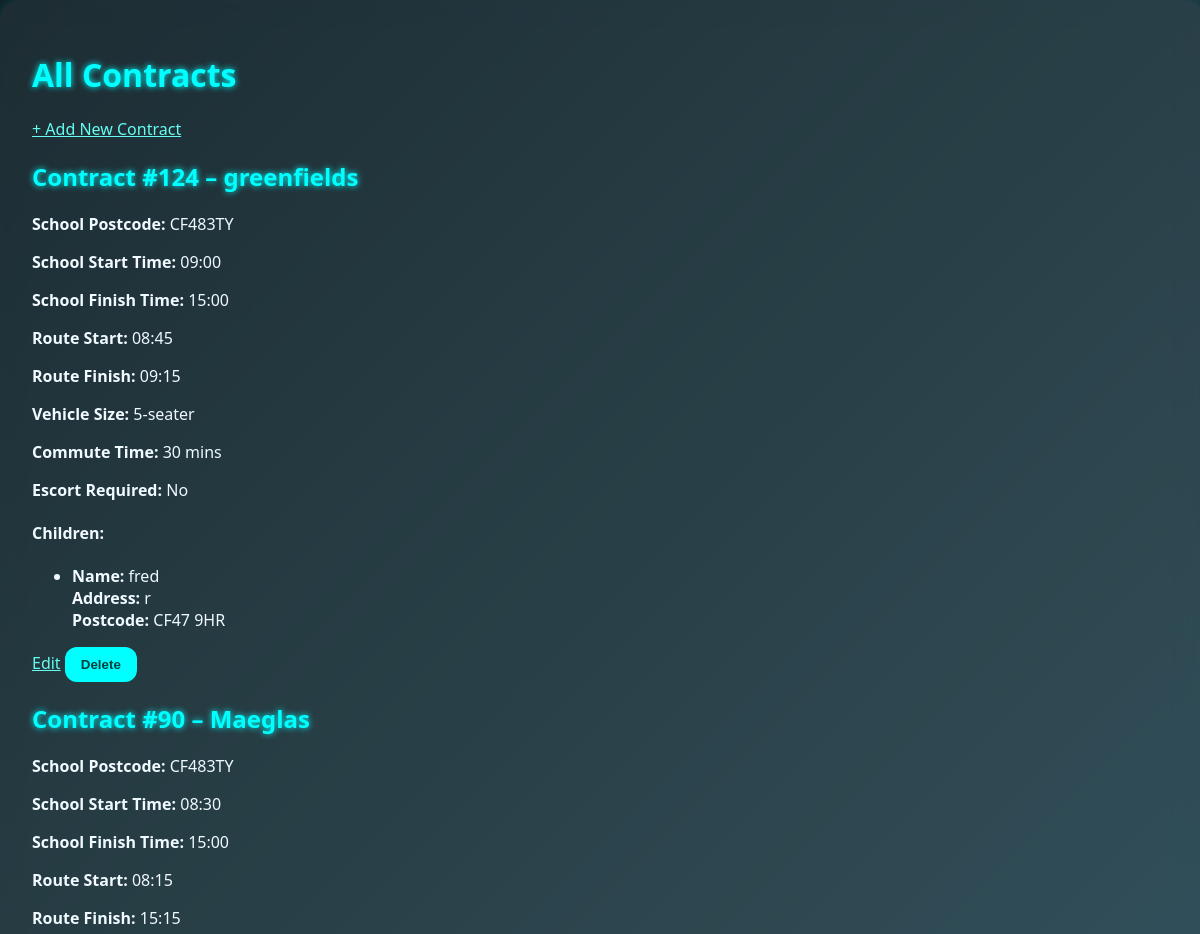
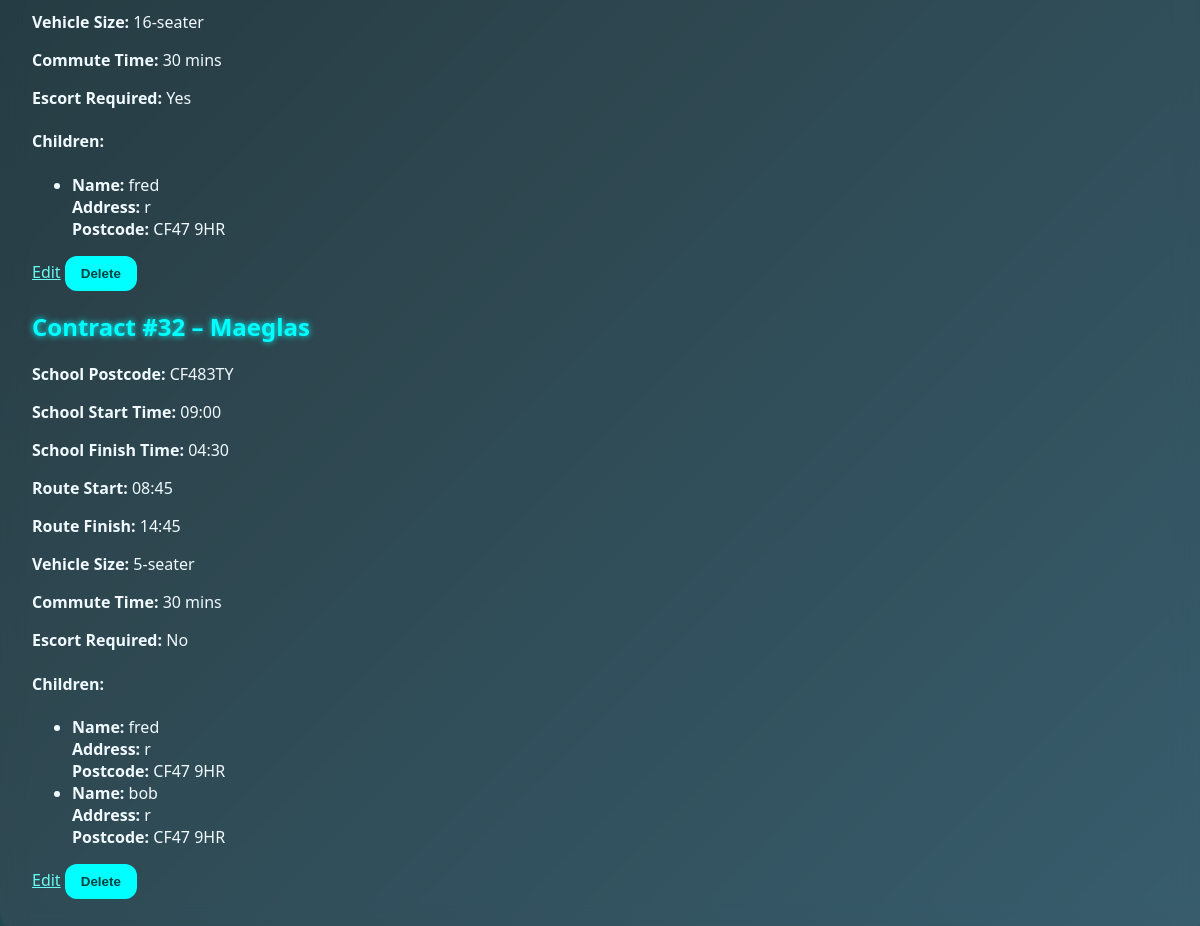
The app's page /contracts (signed in), older data (2 pictures, top to bottom).
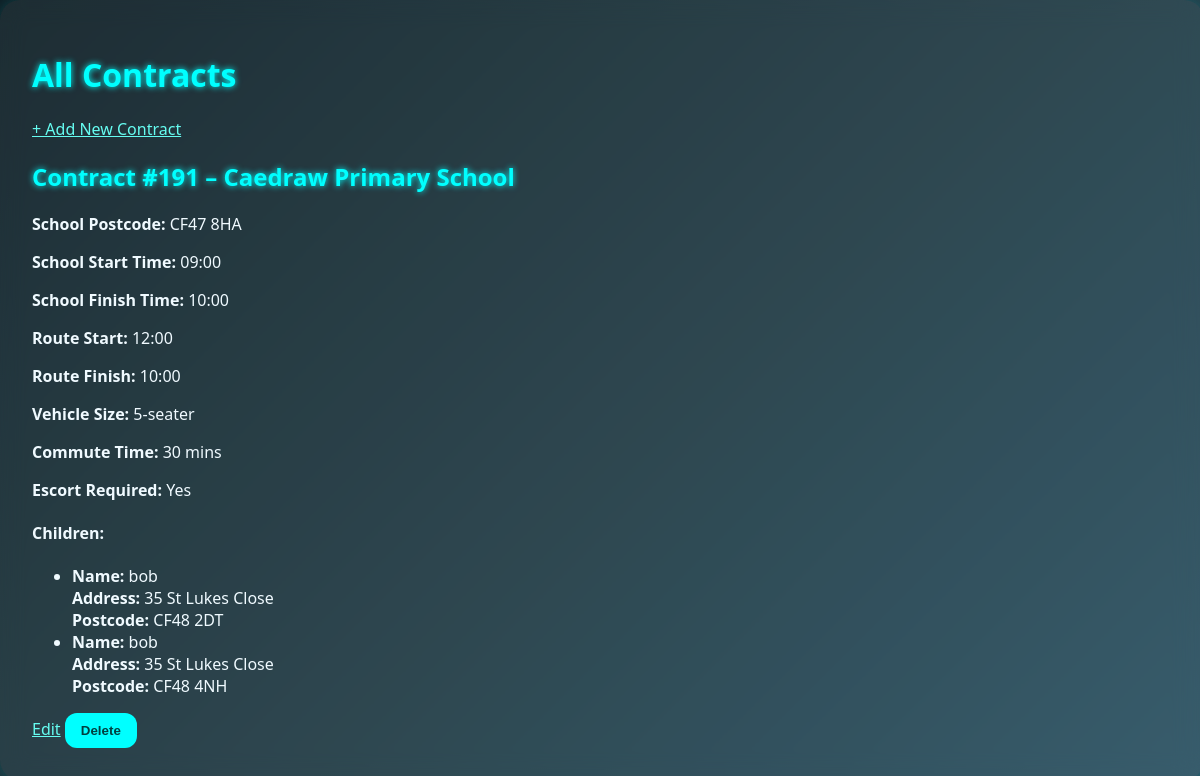
The same page, newer data.
### model.py (models this page shows)
class Contract(db.Model):
    id = db.Column(db.Integer, primary_key=True)
    contract_number = db.Column(db.String(100), unique=True, nullable=False)
    school_name = db.Column(db.String(100), nullable=False)
    school_start_time = db.Column(db.Time, nullable=False)
    school_finish_time = db.Column(db.Time, nullable=False)
    children = db.relationship('Child', backref='contract', cascade="all, delete-orphan")
    route_start_time = db.Column(db.Time)
    route_finish_time = db.Column(db.Time)
    required_vehicle_size = db.Column(db.String(50))
    commute_time = db.Column(db.Integer)
    school_postcode = db.Column(db.String(20), nullable=True)
    escort_required = db.Column(db.Boolean, default=False)

class Child(db.Model):
    id = db.Column(db.Integer, primary_key=True)
    name = db.Column(db.String(100), nullable=False)
    address = db.Column(db.String(200), nullable=False)
    contract_id = db.Column(db.Integer, db.ForeignKey('contract.id'), nullable=False)
    child_postcode = db.Column(db.String(20))

### app.py (the view)
@app.route('/contracts')
@manager_required
def view_contracts():
    contracts = Contract.query.all()
    return render_template('contracts.html', contracts=contracts)

### app.py (called while the page is built)
@login_manager.user_loader
def load_user(user_id):
    role, id = user_id.split(':')
    if role == 'driver':
        return Driver.query.get(int(id))
    elif role == 'escort':
        return Escort.query.get(int(id))
    elif role == 'manager':
        return Manager.query.get(int(id))
    elif role == 'mechanic':
        return Mechanic.query.get(int(id))
    return None

def manager_required(f):
    @wraps(f)
    def decorated_function(*args, **kwargs):
        if not current_user.is_authenticated or not isinstance(current_user, Manager):
            flash('Manager access required.', 'danger')
            return redirect(url_for('auth.manager_login'))
        return f(*args, **kwargs)
    return decorated_function

@app.context_processor
def inject_today():
    return {'today': date.today()}

@app.before_request
def before_request_func():
    if db.engine.url.drivername == 'sqlite':
        db.session.execute(text('PRAGMA foreign_keys = ON'))

### templates/contracts.html (shortened to what this page needs)
<!DOCTYPE html>
<html lang="en">
<head>
    <link rel="stylesheet" href="{{ url_for('static', filename='style.css') }}">
</head>
<body>
    <div class="container">
        <h1>All Contracts</h1>
        <a href="{{ url_for('manager.add_contract') }}" class="btn">+ Add New Contract</a>
        {% for contract in contracts %}
            <div class="contract-box">
                <h2>Contract #{{ contract.contract_number }} – {{ contract.school_name }}</h2>
<p><strong>School Postcode:</strong> {{ contract.school_postcode }}</p>
<p><strong>School Start Time:</strong> {{ contract.school_start_time.strftime('%H:%M') }}</p>
<p><strong>School Finish Time:</strong> {{ contract.school_finish_time.strftime('%H:%M') }}</p>
<p><strong>Route Start:</strong> {{ contract.route_start_time.strftime('%H:%M') }}</p>
<p><strong>Route Finish:</strong> {{ contract.route_finish_time.strftime('%H:%M') }}</p>
<p><strong>Vehicle Size:</strong> {{ contract.required_vehicle_size }}</p>
<p><strong>Commute Time:</strong> {{ contract.commute_time }} mins</p>
<p><strong>Escort Required:</strong> {{ 'Yes' if contract.escort_required else 'No' }}</p>
<h4>Children:</h4>
{% if contract.children %}
    <ul>
        {% for child in contract.children %}
            <li>
                <strong>Name:</strong> {{ child.name }}<br>
                <strong>Address:</strong> {{ child.address }}<br>
                <strong>Postcode:</strong> {{ child.child_postcode }}
            </li>
        {% endfor %}
    </ul>
{% else %}
    <p><em>No children linked to this contract.</em></p>
{% endif %}
                <div class="contract-actions">
                    <a href="{{ url_for('manager.edit_contract', contract_id=contract.id) }}" class="btn btn-primary">Edit</a>
                    <form action="{{ url_for('manager.delete_contract', contract_id=contract.id) }}" method="POST" style="display:inline;">
                        <button type="submit" class="btn btn-danger" onclick="return confirm('Are you sure you want to delete this contract?')">Delete</button>
                    </form>
                </div>
            </div>
        {% endfor %}
    </div>
</body>
</html>

### static/style.css (style rules this page uses)
:root { --bg-gradient: linear-gradient(135deg, #0f2027, #203a43, #2c5364); --accent: #00ffff; --accent-soft: rgba(0, 255, 255, 0.1); --font-main: 'Segoe UI', 'Inter', sans-serif; --card-bg: rgba(255, 255, 255, 0.06); --text-color: #f0faff; --shadow: 0 0 12px rgba(0, 255, 255, 0.15); --link-color: #66fcf1; --link-hover: #ffffff; }
html, body { margin: 0; padding: 0; font-family: var(--font-main); background: var(--bg-gradient); color: var(--text-color); min-height: 100vh; }
.container { width: 95%; max-width: 1400px; margin: auto; padding: 2rem; background: var(--card-bg); border-radius: 20px; backdrop-filter: blur(12px); box-shadow: var(--shadow); }
h1, h2, h3 { color: var(--accent); text-shadow: 0 0 6px var(--accent); }
a { color: var(--link-color); text-decoration: underline; }
button, a.button, .dashboard-link { background-color: var(--accent); color: #003f3f; border: none; padding: 10px 16px; font-weight: 600; border-radius: 12px; cursor: pointer; text-decoration: none; transition: all 0.2s ease; }

Row changes from the older to the newer data that the page shows:
removed Contract: contract_number "90", school_name "Maeglas", school_postcode "CF483TY", school_start_time "08:30", school_finish_time "15:00", route_start_time "08:15", route_finish_time "15:15", required_vehicle_size "16-seater", commute_time "30", escort_required "Yes", Child (name "fred", address "r", child_postcode "CF47 9HR")
removed Contract: contract_number "32", school_name "Maeglas", school_postcode "CF483TY", school_start_time "09:00", school_finish_time "04:30", route_start_time "08:45", route_finish_time "14:45", required_vehicle_size "5-seater", commute_time "30", escort_required "No"
removed Child: name "fred", address "r", child_postcode "CF47 9HR", shown under "32"
removed Child: name "bob", address "r", child_postcode "CF47 9HR", shown under "32"
changed Contract "5-seater": contract_number "124" → "191"; school_name "greenfields" → "Caedraw Primary School"; school_postcode "CF483TY" → "CF47 8HA"; school_finish_time "15:00" → "10:00"; route_start_time "08:45" → "12:00"; route_finish_time "09:15" → "10:00"; escort_required "No" → "Yes"; gains Child (name "bob", address "35 St Lukes Close", child_postcode "CF48 4NH")
changed Child (number 1 of 2 on the later page): name "fred" → "bob"; address "r" → "35 St Lukes Close"; child_postcode "CF47 9HR" → "CF48 2DT"
